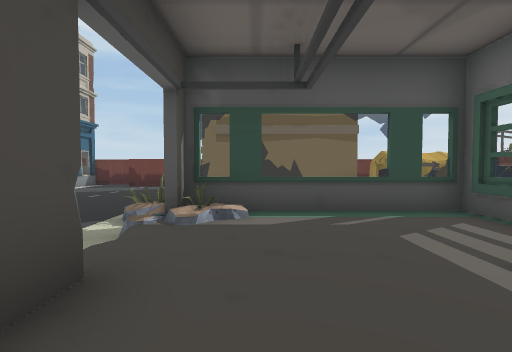
View 1 (above)

24 first-person views from a walk through a 3-D level made in the Unity game engine. The camera is 1.5 m above the floor, tilts 2° down and sees 85° across. The floor is counted in squares, 2 m on a side. Each view is taken from the middle of a square. On the plan, view 1 faces up. The plan holds only what a view shows up to about 10 squares ahead; the rest is blank. The place goes on beyond the plan. The player character is not drawn. Some animated figures are not drawn. Door leaves are left out, so doorways stand open. Some surface patterns are stand-ins.

View 2
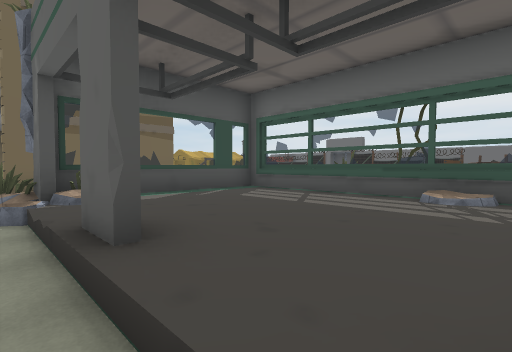

View 3
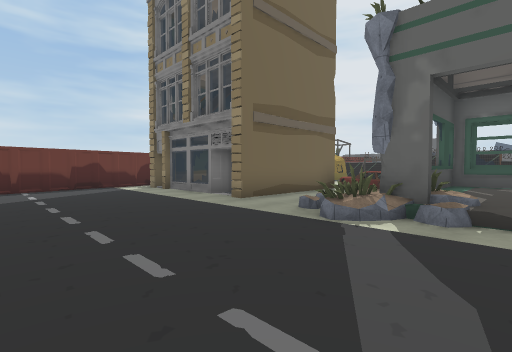

View 4
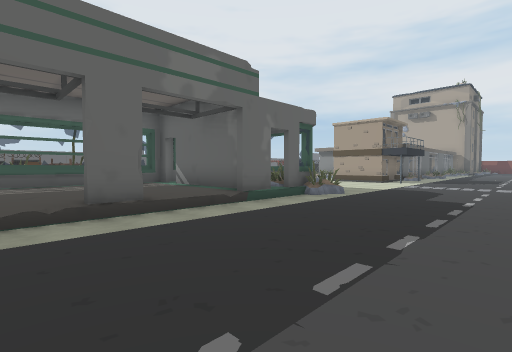

View 5
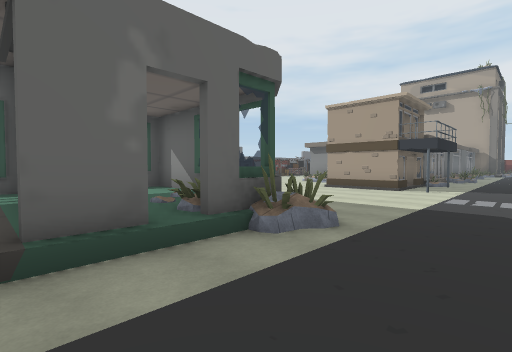

View 6
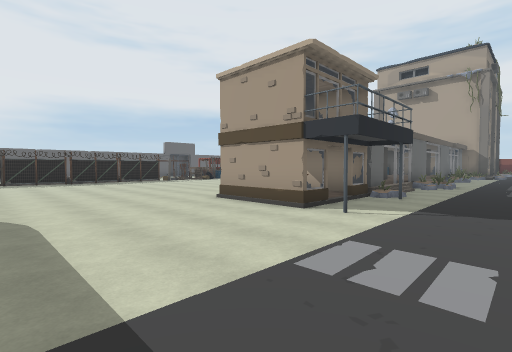

View 7
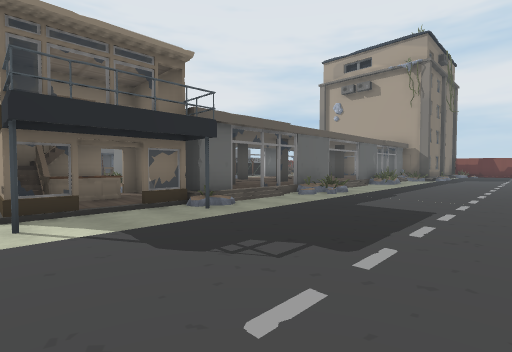

View 8
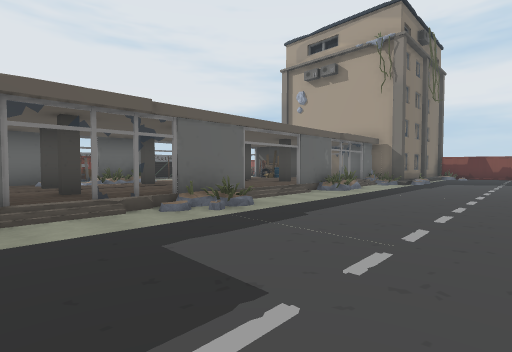

View 9
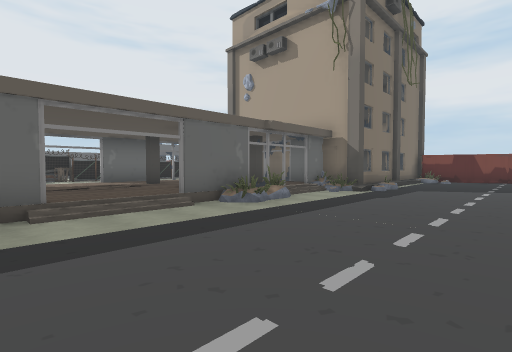

View 10
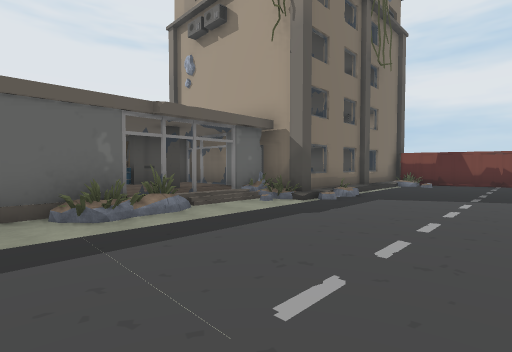

View 11
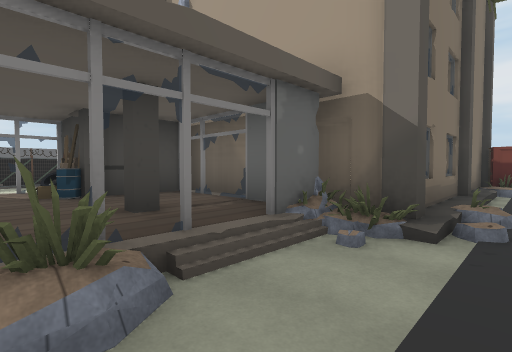

View 12
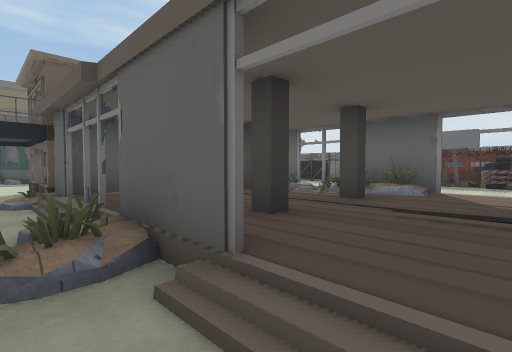

View 13
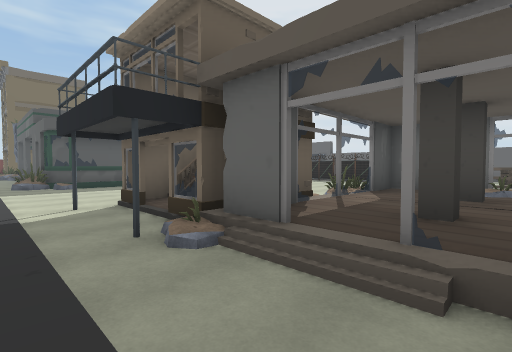

View 14
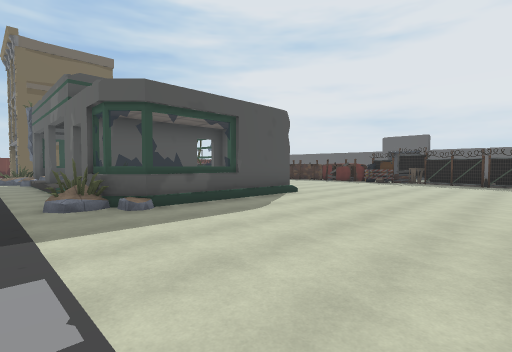

View 15
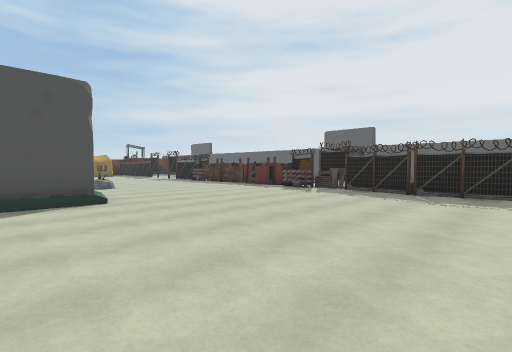

View 16
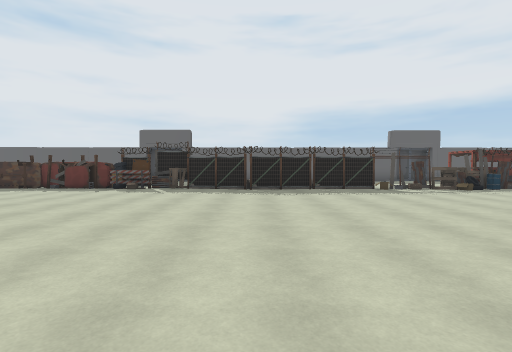

View 17
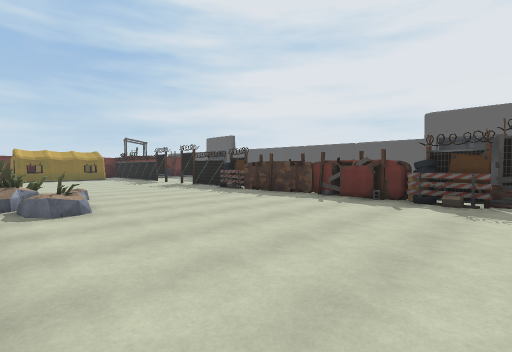

View 18
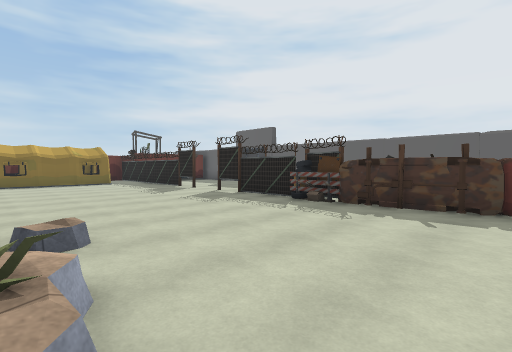

View 19
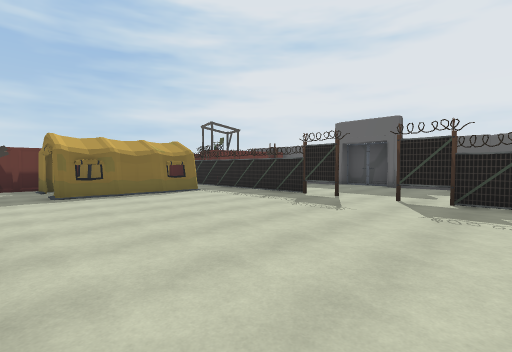

View 20
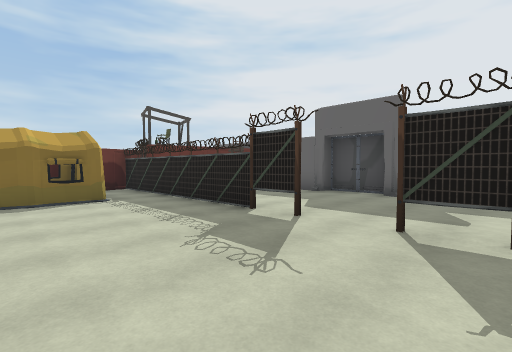

View 21
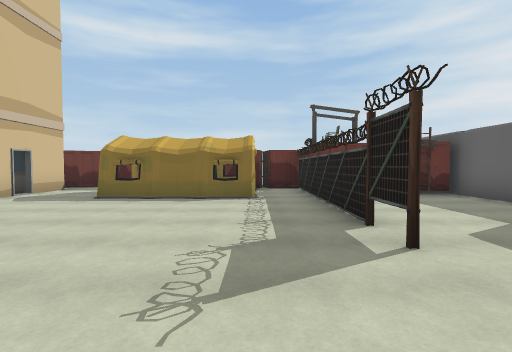

View 22
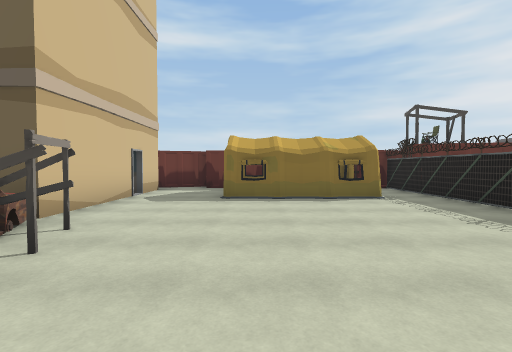

View 23
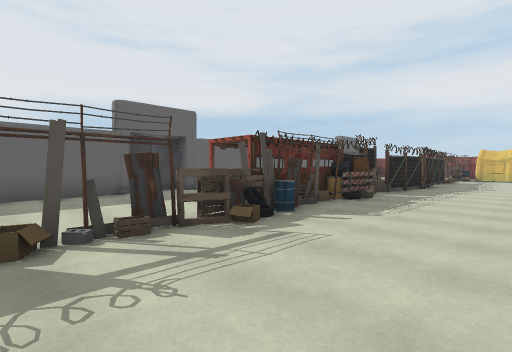

View 24
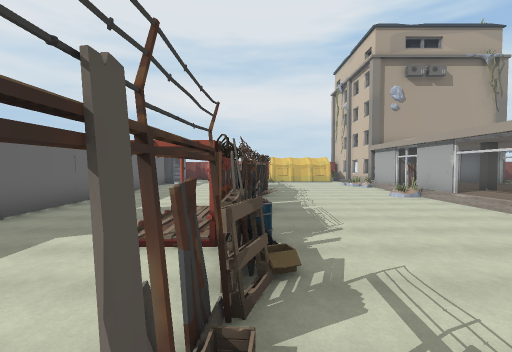

### Floor plan
Key: @ floor where view 1 was taken; # wall or solid block; x gap in a wall; . main floor; : floor 0.25 m higher than the main floor; + floor 0.5 m higher than the main floor; / step, stairs or slope; D open door; = window, fence, low wall or low ledge; ^ raised ledge; C car; N container; T tent; O other object.
Columns run from 6 left of view 1 to 15 right of it. Each row starts with its distance up from view 1.
 14  NNN     #.NN N#NN
 13 N:::.#   #..TTTTNNN
 12 ::::.#   #..   .#NNN#
 11 ::::.=   #.TTTTT#  .#
 10 ::::.=   #......# ...
  9 ::::.#   #......#....
  8 ::::.#####......#....#
  7 ::::.... O......#....#
  6 ::::.=   OO.........##
  5 ::::###^##......#...
  4 ::::.D+++#......#...
  3 ::::.D+++=......#
  2 ::::.D+++=#.....#
  1 ::::.D++++==....#.
  0 ::::.D@++#=x....CC
 -1 ::::.D+++#.=....C
 -2 ::::.#####......CC
 -3 ::::.#=+ #.......C   #
 -4 ::::=#=# #.......C   #
 -5 ::::.#==##......##   #
 -6 ::::.............#
 -7 ::::............##
 -8  :::............#
 -9  :::............#
-10 ::::............#
-11 ::::.OOO........#
-12 ::::./OO  ......^
-13 ::::.OOOx##...../ ...#
-14 ::::.x++++# ....#....#
-15 ::::.#++++#  ...#....#
-16 ::::.+++++#  ...#....#
-17 ::::=#++++# ....#N...#
-18 ::::=#++++#.....NN...#
-19 ::::./+++++.....#:...#
-20 ::::./++/++.....#....#
-21 ::::.#++/+#.....#....#
-22 ::::=#++#+#=....# ...
-23 ::::.x+++++ ....^
-24 ::::.#+++##   ..^
-25 ::::.++++#    ..
-26 ::::=##+##
-27 ::::######
-28 ::::#
-29 ::::#
-30 ::::#
-31 ::::=

Where each view was taken, in squares from view 1:
view 1: 0 up, 0 right, facing up
view 2: 1 down, 2 left, facing up-right
view 3: 3 up, 6 left, facing up-right
view 4: 3 up, 6 left, facing down-right
view 5: 1 down, 4 left, facing down-right
view 6: 6 down, 4 left, facing down-right
view 7: 10 down, 6 left, facing down-right
view 8: 14 down, 6 left, facing down-right
view 9: 18 down, 6 left, facing down-right
view 10: 21 down, 6 left, facing down-right
view 11: 23 down, 3 left, facing down-right
view 12: 20 down, 2 left, facing up-right
view 13: 16 down, 3 left, facing up-right
view 14: 10 down, 3 left, facing up-right
view 15: 11 down, 2 right, facing up-right
view 16: 9 down, 1 right, facing right
view 17: 6 down, 4 right, facing up-right
view 18: 2 down, 5 right, facing up-right
view 19: 3 up, 4 right, facing up-right
view 20: 4 up, 7 right, facing up-right
view 21: 4 up, 9 right, facing up
view 22: 4 up, 6 right, facing up
view 23: 13 down, 7 right, facing down-right
view 24: 13 down, 10 right, facing down
